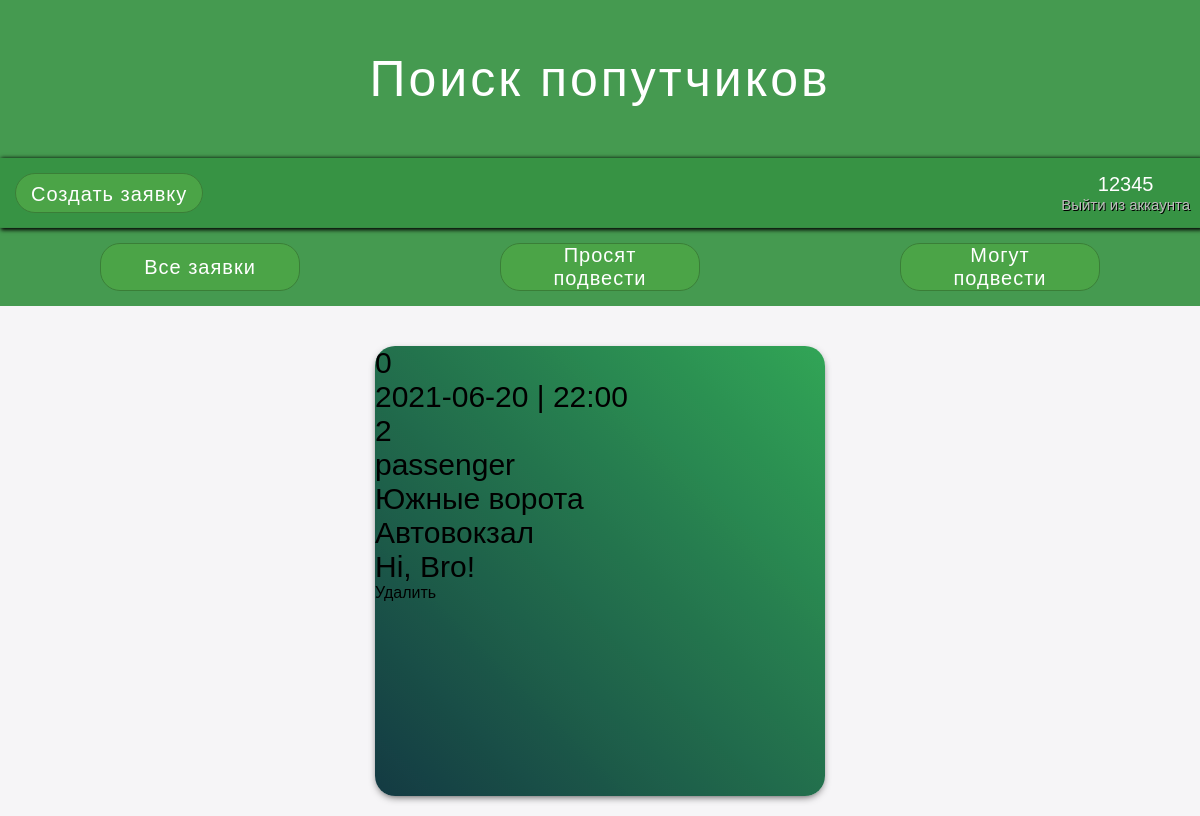
Before: /posts/2 (signed in) with the older database file.
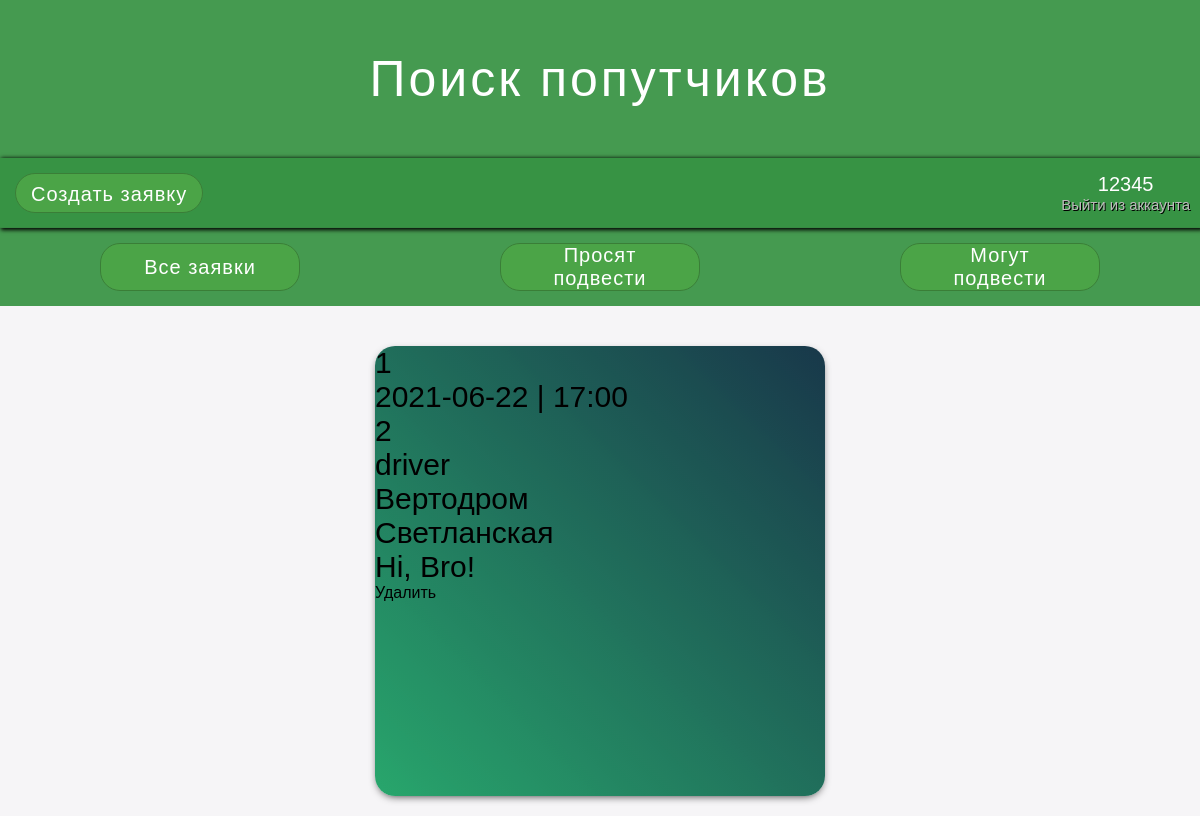
After: the same page with the newer database file.
### tables this page shows
CREATE TABLE posts (
    id INTEGER PRIMARY KEY AUTOINCREMENT,
    isDriver BOOLEAN,
    isType TEXT,
    idPerson INTEGER,
    idBeginPoint TEXT,
    idEndPoint TEXT,
    time DATETIME DEFAULT CURRENT_TIMESTAMP,
    text TEXT,
    driverName TEXT,
    FOREIGN KEY (idPerson) REFERENCES persons (id) 
     
);

### view.py (the view)
@app.route('/posts/<int:id>')
def about(id):
    if 'userLogged' in session:
        if db.check_id(id):
            return render_template('post.html', post=db.get_post(id))
        return render_template('page404.html')
    return redirect(url_for('index'))

### db/database.py (called while the page is built)
    def get_db_connection(self):
        conn = sqlite3.connect(self.database_name)
        conn.row_factory = sqlite3.Row
        return conn

    def get_post(self, id):
        with self.get_db_connection() as conn:
            post = conn.execute(POST_QUERY, [id]).fetchone()
        return post

    def check_id(self, id):
        try:
            print(*self.get_post(id))
        except:
            return False
        return True

### templates/post.html (shortened to what this page needs)
{% extends 'base.html' %}
{% block content %}
    <div class="container-2">
        <div class="{{ post.isType }}">
            <div class="text-in-card">{{ post.isDriver }}</div>
            <div class="text-in-card">{{ post.time }}</div>
            <div class="text-in-card">{{ post.id }}</div>
            <div class="text-in-card">{{ post.isType }}</div>
            <div class="text-in-card">{{ post.idBeginPoint }}</div>
            <div class="text-in-card">{{ post.idEndPoint }}</div>
            <div class="text-in-card">{{ post.text }}</div>
            <a class="delete" href="{{ url_for('delete_post', id=post.id)}}">Удалить</a>
        </div>
    </div>
{% endblock %}

### templates/base.html (shortened to what this page needs)
<!DOCTYPE html>
<html>
    <head>
        <link href="/static/style.css" rel="stylesheet" type="text/css" />
        <link href="/static/fonts/iconfont/material-icons.css" rel="stylesheet">
    </head>
    <body>
        <header class="header">
            <h1>Поиск попутчиков</h1>
        </header>
        <nav class="nav">
            <div class="create_request_button"><a href=" {{ url_for('addpost') }} ">Создать заявку</a></div>
            <div class="glue">
                <div class="account">{{session['userLogged']}}</div>
                <div class="exit_account"><a href=" {{ url_for('users.log_out') }} ">Выйти из аккаунта</a></div>
            </div>
        </nav>
        <div class="filter">
            <div class="filter_name"><a href=" {{ url_for('main') }} ">Все заявки</a></div>
            <div class="filter_name"><a href=" {{ url_for('passengers') }} ">Просят подвести</a></div>
            <div class="filter_name"><a href=" {{ url_for('drivers') }} ">Могут подвести</a></div>
        </div>
        <main>
            {% block content %}
            {% endblock %}
        </main>
    </body>
</html>

Changed rows visible on the page:
changed posts "Hi, Bro!": isDriver "0" → "1"; time "2021-06-20 | 22:00" → "2021-06-22 | 17:00"; isType "passenger" → "driver"; idBeginPoint "Южные ворота" → "Вертодром"; idEndPoint "Автовокзал" → "Светланская"
